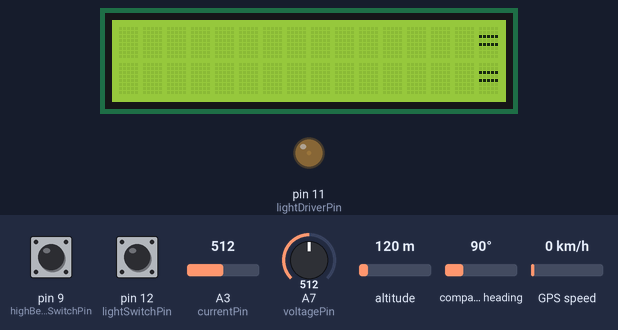
Bench run of a sketch on a simulated Arduino Nano, built with avr-gcc and run on an emulated ATmega328P. Shown: 16×2 character LCD, output pins drawn as LEDs (lit = HIGH). Inputs (shaded band) come from the test bench; at power-on: A3 (currentPin) = 512, A7 (voltagePin) = 512, GPS speed 0 km/h, pin 9 (highBeamSwitchPin) LOW, pin 12 (lightSwitchPin) LOW, altitude 120 m, compass heading 90°. The GPS gets a fix after 3 s at 37.7749, -122.4194 with 8 satellites.

Above: at 3.8 s.
5.1 s: A3 (currentPin) set to 498
At 7.5 s:
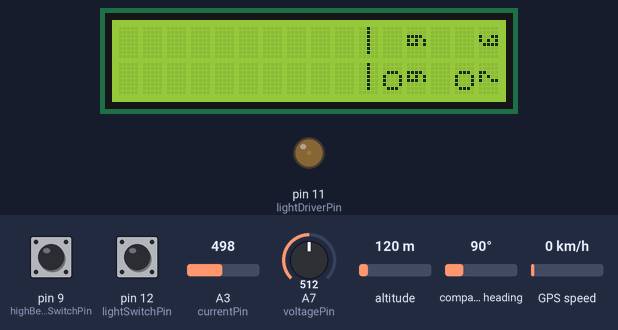
8.7 s: A7 (voltagePin) set to 992
At 10.3 s:
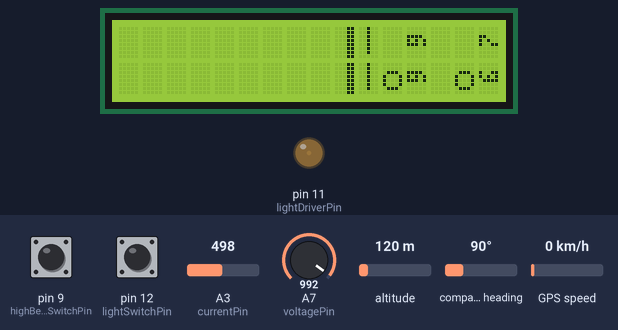
12.8 s: GPS speed set to 2 km/h
At 14.9 s:
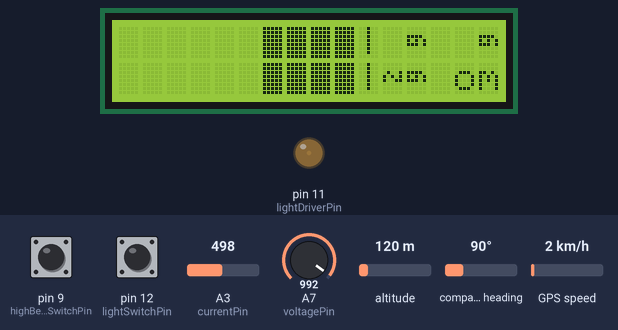
16.9 s: GPS speed set to 30 km/h
At 19.6 s:
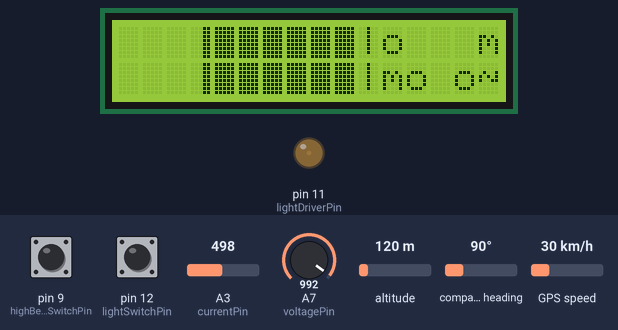
21.0 s: A7 (voltagePin) set to 945
25.1 s: A7 (voltagePin) set to 933
At 28.0 s:
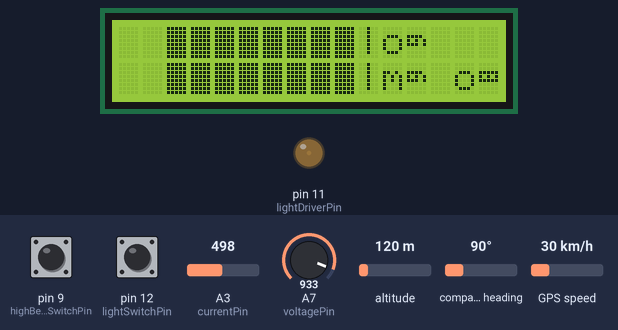
Timing chart, 0 to 29.5 s (numbered marks = the images above; inputs shaded):
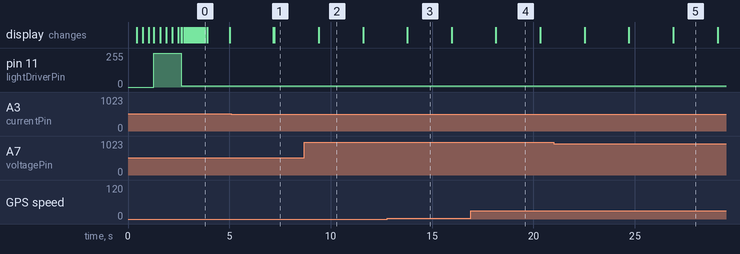

Measured:
- the behaviour switches between 512 and 511 on A3 (currentPin) (found by bisection; images 0 and 1)
- the behaviour switches between 934 and 933 on A7 (voltagePin) (found by bisection; images 4 and 5)
- after the input at 5.1 s, the display: first changes after 2.1 s (image 1 shows a later state)
- after the input at 8.7 s, the display: changes after 0.71 s (image 2)
- after the input at 12.8 s, the display: changes after 0.98 s (image 3)
- after the input at 16.9 s, the display: changes after 1.3 s (image 4)
- after the input at 25.1 s, the display: changes after 1.8 s (image 5)

The sketch:

EbikeBatteryRangeEstimator.ino
```cpp
// Intelligent Ebike battery capacity and range estimator
// Ebike nominal voltage 48V
// LCD mounted sideways
// More information at: https://github.com/VeikkoAJ/Ebike-Battery-Range-Estimator
// Version 1.1.5 released: 31.1.2021
// Veikko Jaaskelainen

extern "C"{
  #include "CellCapacity.h"
  #include "CustomChar.h"
}

#include <Wire.h>
#include <SoftwareSerial.h>
#include <TinyGPS++.h>
#include <hd44780.h>
#include <hd44780ioClass/hd44780_I2Cexp.h>

const int debug = 0; // Run voltage and lcd tests on startup
const int debugGps = 0; // enables serial communication to pc from gps
const int debugRange = 0; // debugging range estimation

// Schematic available at github
const int gpsTX = A2;
const int gpsRX = A1;
const int currentPin = A3;
const int voltagePin = A7;
const int lightSwitchPin = 12;
const int highBeamSwitchPin = 9;
const int lightDriverPin = 11;

SoftwareSerial gpsSerial(gpsTX, gpsRX);
TinyGPSPlus gps;
hd44780_I2Cexp lcd(0x27);

// current sensor logic (0 V = -30 A, 2.5 V = 0 A, 5 V = +30 A)
const float digitalToCurrent = 30.0 / (512.0);
// current sensor calibration
const float currentShift = 0.24;
// main battery voltage divider
const float voltageLevelShift = 59.2 / 1023.0;

// size of the battery grid
const int bRows = 13;
const int bColumns = 3;
// Ampere hours of a single cell
const float cellCapacity = 2.6;
// Ampere hours of parallel cells
const float rowAh = (float) bColumns * cellCapacity;

// headlight levels, for the pwm-driven light
const int lowLight = 10;
const int highLight = 50;
const int fullLight = 255;

int currentLightValue = 0.0;
// light switch states
int lightState = 0;
int beamState = 0;

// logic for battery capacity measuring, true when: current  < 0.2
int standBy = 0;
// depth of discharge, calculated from voltage
float vDOD = 0.0;
// depth of discharge. Calculated from voltage or iteratively from currentflow
float DOD = 0.0;
// state of charge. Given as a ratio of rowAh
float SOC = 0.0;
// current flow of the Ebike. With the current setup all current flows through the current meter.
float current = 0.0;
// main battery voltage, aquired from the voltage divider.
float voltage = 0.0;
// estimation of the range left in the batterypack. in Km
int range = 0;

//range estimation averages
long rangeTimeSum = 0;
float rangeCurrentAverage = 0.0;
float rangeVelocityAverage = 0.0;
int rangeSumCount = 0;
// how many measurements for the range estimation
int rangeSumLimit = 20;

// velocity from the gps
float velocityKnots = 0.0;
// gps data logic
bool newGpsData = false;

 // Current measuring interval
unsigned long currentMeasureMillis = 0;
unsigned long currentMeasureInterval = 1000;
 // Lcd Refresh rate
unsigned long lcdRefreshMillis = 0;
unsigned long lcdRefreshInterval = 1500;

// nice animation to check that the lcd and the frontlight both work.
void bootAnimation() {
  int animationStep = 80;
  for (int i = 255; i >= 0; i--) {
    delay(animationStep / 17);
    analogWrite(lightDriverPin, 255 - i);
    if (i % 17 == 0) {
      lcd.setCursor(i / 17, 0);
      lcd.write((char) 255);
      lcd.setCursor(i / 17, 1);
      lcd.write((char) 255);
    }
  }
  delay(300);
  for (int i = 0; i < 256; i++) {
    delay(animationStep / 17);
    float newLightValue = (255 - i ) > lowLight ? (255 - i) : lowLight;
    analogWrite(lightDriverPin, newLightValue);
    if (i % 17 == 0) {
      lcd.setCursor(i / 17, 0);
      lcd.write('=');
      lcd.setCursor(i / 17, 1);
      lcd.write('=');
    }
  }
  delay(100);
  for (int i = 0; i < 256; i++) {
    delay(animationStep / 17);
    if (i % 17 == 0) {
      lcd.setCursor(i / 17, 0);
      lcd.write(' ');
      lcd.setCursor(i / 17, 1);
      lcd.write(' ');
    }
  }
}

// sets the custom characters to lcd memory
void setCustomChars() {
  const int numbers[8] = {0,2,4,5,6,7,8,9};
  byte customChar[8];
  for (int i = 0; i < 8; i++) {
    getCustomCharPattern(numbers[i], customChar);
    lcd.createChar(i, customChar);
  }
}

// prints a two digit value sideways.
void printReMappedString(char inputText[], int column) {
  if (column > 15 || column < 0) {
    return;
  }
  unsigned char text[2];
  remapText(inputText, text);
  lcd.setCursor(column, 1);
  lcd.write(byte(text[0]));
  if (strlen(inputText) < 2) {
    return;
  }
  lcd.setCursor(column, 0);
  lcd.write(byte(text[1]));
}

// sets the PWM driven light to correct state
void setLights() {
 // light state detection
  int newLightValue;
  lightState = digitalRead(lightSwitchPin);
  beamState = digitalRead(highBeamSwitchPin);
  // set front light to current level
  if (lightState == 1 && beamState == 1) {
    newLightValue = fullLight;
    analogWrite(lightDriverPin, fullLight);
  } else if (lightState == 1) {
    newLightValue = highLight;
  } else {
    newLightValue = lowLight;
  }
  if (currentLightValue == newLightValue) {
    return;
  }
  if (newLightValue < currentLightValue) {
    for (int i = currentLightValue; i >= newLightValue; i--) {
      analogWrite(lightDriverPin, i);
      delay(5);
    }
    currentLightValue = newLightValue;
    return;
  }
  if (newLightValue > currentLightValue) {
    for (int i = currentLightValue; i <= newLightValue; i++) {
      analogWrite(lightDriverPin, i);
      delay(5);
    }
    currentLightValue = newLightValue;
    return;
  }

}

// measures voltage and current, current is locked to > 0
void measureVA() {
  float tempCurrent = 0.0;
  float tempVoltage = 0.0;
  const int iterations = 50;
  for (int i = 0; i < iterations; i++) {
    tempCurrent = tempCurrent + (analogRead(currentPin) - 512.0) * digitalToCurrent + currentShift;
    tempVoltage = tempVoltage + analogRead(voltagePin) * voltageLevelShift;
    delay(1);
  }
  tempCurrent = tempCurrent / (float) iterations;
  current = tempCurrent > 0 ? tempCurrent : 0.0; // prevents negative current (negative current is useless, but can occur with motor braking)
  voltage = tempVoltage / (float) iterations;
}

// Sets the depth of discharge according to the predefined discharge graph.
void setVDOD(float v) {
  int mAh = 0;
  int x = v * 1000.0 /  bRows;
  mAh = getCapacity(x, (int) (cellCapacity * 1000));
  vDOD = (float) mAh * bColumns / 1000.0;
}

// Sets the depth of discharge either directly or as an average, to remove flickering when the bike is on standby.
void setDOD() {
  if (current < 0.2) {
    setVDOD(voltage);
    if (standBy) {
      DOD = (DOD * 7 + vDOD) / 8;
    } else {
      DOD = vDOD;
    }
    standBy = 1;
  };
  if (current > 0.5) {
     standBy = 0;
  }
}
// calculates average of used energy. Derives range left from used energy.
void setRangeEstimation(unsigned long timeInterval) {
  if (rangeSumCount < rangeSumLimit) {
    // summing
    if (debugRange) {
      current = 8.15;
      velocityKnots = 13.95;
      Serial.println(rangeSumCount);
    }
    rangeTimeSum += timeInterval;
    rangeVelocityAverage += velocityKnots;
    rangeCurrentAverage += current;
    rangeSumCount++;
  } else {
    // estimation
    rangeSumCount = 0;
    float usedHours = (float) rangeTimeSum / 3600.0;
    float usedAh = rangeCurrentAverage / (float) rangeSumLimit * usedHours;
    float hoursLeft = (rowAh - DOD) / usedAh * usedHours;
    if (debugRange) {
      Serial.print("current=");
      Serial.print(rangeCurrentAverage / (float) rangeSumLimit);
      Serial.print(", used amp hours=");
      Serial.print(usedAh);
      Serial.print(", batt amp hours=");
      Serial.print((rowAh - DOD));
      Serial.print(", velocity=");
      Serial.print(rangeVelocityAverage * 1.852 /(float) rangeSumLimit);
      Serial.print(", time=");
      Serial.print(rangeTimeSum);
      Serial.print(", hours left=");
      Serial.print(hoursLeft);
    }
    float newRange = hoursLeft * rangeVelocityAverage * 1.852 / (float) rangeSumLimit;
    if (newRange < 0.0) {
      range = 0;
    } else if(newRange > 99.0) {
      range = 99;
    } else {
      range = newRange;
    }
    if (debugRange) {
      Serial.print(", range=");
      Serial.println(newRange);
    }
    // reset
    rangeSumCount = 0;
    rangeCurrentAverage = 0.0;
    rangeVelocityAverage = 0.0;
    rangeTimeSum = 0;
  }
}

// gets velocity from gps, uses TinyGPS library to parse nmea messages
void getGPSVelocity() {
  newGpsData = false;
  unsigned long chars;
  unsigned short sentences, failed;

  for (unsigned long start = millis(); millis() - start < 1000;) {
    while (gpsSerial.available() &&  millis() - start < 1000) {
      char c = gpsSerial.read();
      if (debugGps) {
        Serial.write(c);
      }
      if (gps.encode(c)) {
        newGpsData = true;
      }
    }
  }
  if (newGpsData) {
    velocityKnots = gps.speed.knots(); //change directly to km/h.
  }
  if (debugGps) {
    Serial.print("\n\nsatellites=");
    Serial.print("velocityKnots=");
    Serial.println(velocityKnots);
    Serial.println("\n\n");
  }
}

// main lcd printing logic
void refreshLCD() {
  lcd.clear();
  int printColumn = 0;
  // batterypack capacity bar
  if (SOC < 0.9) {
    for (int i = 0; i <= 10 - (int) (SOC * 10.0 + 1); i++) {
      lcd.setCursor(i, 0);
      lcd.write(" ");
      lcd.setCursor(i, 1);
      lcd.write(" ");
      printColumn = i;
    }
  }
  //middle half bar used to present 0.1-0.9 percent
  unsigned char middleSymbol;
  int decimalPercentage = int (SOC * 100.0) - int (SOC * 10) * 10;
  if (decimalPercentage < 3) {
    middleSymbol = ' ';
  }
  if (decimalPercentage <= 6) {
    middleSymbol = byte(0);
  }
  if (decimalPercentage > 6) {
    middleSymbol = (char) 255;
  }
  lcd.setCursor(printColumn + 1, 0);
  lcd.write(middleSymbol);
  lcd.setCursor(printColumn + 1, 1);
  lcd.write(middleSymbol);
  for (int i = printColumn + 2; i <= int (SOC * 10.0) + printColumn; i++) {
    lcd.setCursor(i, 0);
    lcd.write((char) 255);
    lcd.setCursor(i, 1);
    lcd.write((char) 255);
  }
  // divider
  lcd.setCursor(10, 0);
  lcd.write("|");
  lcd.setCursor(10, 1);
  lcd.write("|");
  // velocity
  char velocityText[3];
  if (velocityKnots > 0.0) {
    printReMappedString(itoa(velocityKnots * 1.852, velocityText, 10), 11);
  } else {
    printReMappedString(itoa(00, velocityText, 10), 11);
  }
  // range
  char rangeText[3];
  if (velocityKnots * 1.852 > 5.0) {
    printReMappedString(itoa(range, rangeText, 10), 12);
  } else {
    printReMappedString(itoa(99, rangeText, 10), 12);
  }
  //SOC
  char SOCText[3];
  if (SOC * 100 > 99.0) {
    printReMappedString(itoa(99, SOCText, 10), 14);
  } else {
    printReMappedString(itoa((int) SOC * 100.0, SOCText, 10), 14);
  }
  // cacacity  Ah * 10
  char capacityText[3];
  printReMappedString(itoa((int) (DOD * 10.0), capacityText, 10), 15);

  // divider (in wrong place!)
  lcd.setCursor(10, 0);
  lcd.write("|");
  lcd.setCursor(10, 1);
  lcd.write("|");
}


void setup() {
  pinMode(currentPin, INPUT);
  pinMode(voltagePin, INPUT);
  pinMode(lightSwitchPin, INPUT);
  pinMode(highBeamSwitchPin, INPUT);
  pinMode(lightDriverPin, OUTPUT);

  Serial.begin(115200);
  gpsSerial.begin(9600);
  if(debug || debugGps ||debugRange) {
    Serial.println("setting up");
  }

  // lcd setup
  int status;
  status = lcd.begin(16, 2);
  if(status) {
    hd44780::fatalError(status); // does not return
  }

  setCustomChars();
  //debug mode to display characters on lcd and test the voltage to capacity function
  if (debug) {
    lcd.print("DEBUG = 1");
    delay(200);
    lcd.clear();
    delay(200);
    // prints 1->15 numbers sideways to the screen
    for (int i = 0; i < 15; i++) {
      char text[3];
      printReMappedString(itoa(i, text, 10), i);
    }
    delay(1500);
    lcd.clear();
    delay(200);
    for (int i = 110; i > 76; i--) {
      voltage = (float) i / 2.0;
      current = 0.1;
      setVDOD(voltage);
      DOD = vDOD;
      SOC = 1.0 - vDOD / rowAh;
      refreshLCD();
      delay(200);
    }
    lcd.clear();
    lcd.print("DEBUG OVER");
    if (debug || debugGps || debugRange) {
      Serial.println("debug over");
    }
  }
  measureVA();
  setDOD();
  bootAnimation();
}

void loop() {
  setLights();
  getGPSVelocity();
  //Reading gps data takes >1 second, so lightState is needed to recheck
  setLights();
  measureVA();
  setDOD();

  // current integration to used capacity
  if (millis() - currentMeasureMillis > currentMeasureInterval) {
    unsigned long measureTime = (millis() - currentMeasureMillis) / 1000;
    DOD = DOD - current * measureTime / 3600;
    SOC = 1.0 - (DOD / rowAh);
    setRangeEstimation(measureTime);
    currentMeasureMillis = millis();
  }

  // Screen refreshing. framerate: 0.66 Hz
  if (millis() - lcdRefreshMillis > lcdRefreshInterval) {
    refreshLCD();
    lcdRefreshMillis = millis();
  }
}
```

CellCapacity.c
```cpp
// values store as [mV, mA] pairs
// more information about how this table was generated can be found here:
// https://github.com/VeikkoAJ/Ebike-Battery-Range-Estimator
int voltageCapacityTable[99][2] = {
  {2703, 2600},
  {2753, 2574},
  {2824, 2548},
  {2970, 2522},
  {3224, 2496},
  {3316, 2470},
  {3373, 2444},
  {3417, 2418},
  {3453, 2392},
  {3478, 2366},
  {3496, 2340},
  {3511, 2314},
  {3523, 2287},
  {3534, 2260},
  {3544, 2234},
  {3552, 2207},
  {3560, 2181},
  {3567, 2155},
  {3573, 2129},
  {3580, 2101},
  {3586, 2074},
  {3591, 2047},
  {3596, 2021},
  {3601, 1995},
  {3606, 1969},
  {3610, 1943},
  {3615, 1915},
  {3619, 1889},
  {3623, 1863},
  {3627, 1835},
  {3631, 1806},
  {3634, 1777},
  {3636, 1751},
  {3639, 1721},
  {3642, 1692},
  {3645, 1663},
  {3648, 1636},
  {3651, 1609},
  {3654, 1583},
  {3658, 1554},
  {3661, 1526},
  {3665, 1499},
  {3668, 1473},
  {3672, 1447},
  {3676, 1420},
  {3680, 1393},
  {3684, 1367},
  {3688, 1340},
  {3693, 1313},
  {3698, 1285},
  {3703, 1258},
  {3708, 1232},
  {3713, 1205},
  {3719, 1177},
  {3725, 1151},
  {3731, 1125},
  {3738, 1099},
  {3745, 1072},
  {3752, 1046},
  {3759, 1020},
  {3767, 993},
  {3775, 967},
  {3784, 941},
  {3793, 914},
  {3802, 887},
  {3812, 861},
  {3821, 835},
  {3831, 808},
  {3841, 782},
  {3852, 756},
  {3862, 730},
  {3872, 704},
  {3883, 678},
  {3893, 652},
  {3904, 626},
  {3914, 600},
  {3925, 574},
  {3935, 548},
  {3946, 521},
  {3957, 495},
  {3968, 468},
  {3979, 441},
  {3990, 414},
  {4001, 387},
  {4012, 361},
  {4022, 335},
  {4033, 309},
  {4044, 283},
  {4055, 257},
  {4066, 230},
  {4077, 204},
  {4088, 178},
  {4100, 152},
  {4112, 126},
  {4125, 100},
  {4138, 74},
  {4154, 48},
  {4172, 22},
  {4200,3},
};

/*
 * Returns the capacity USED, to a given open circuit cell voltage
 * Calculates average between the 2 surrounding values
 */
int getCapacity(int voltage, int maxCapacity) {
    int mAh = 0;
    if (voltage < 2700) {
        mAh = maxCapacity;
    }
    if (voltage > 4200) {
        mAh =  0;
    }
    for (int i = 0; i < 99; i++) {
        if (voltage < voltageCapacityTable[i][0]) {
            if (i > 1) {
                mAh = ((voltageCapacityTable[i][1] + voltageCapacityTable[i - 1][1]) / 2);
                break;
            } else {
                mAh = voltageCapacityTable[i][1];
            }
        }
    }
  return mAh <= maxCapacity ? mAh : maxCapacity;
};
```

CellCapacity.h
```cpp
int getCapacity(int voltage, int capacity);
```

CustomChar.h
```cpp
int getCustomCharPattern(int number, unsigned char pattern[]);

unsigned char getRemappedChar(char key);

int remapText(char inputText[], unsigned char mappedText[]);
```

Source omitted: CustomChar.c (3552 bytes)
